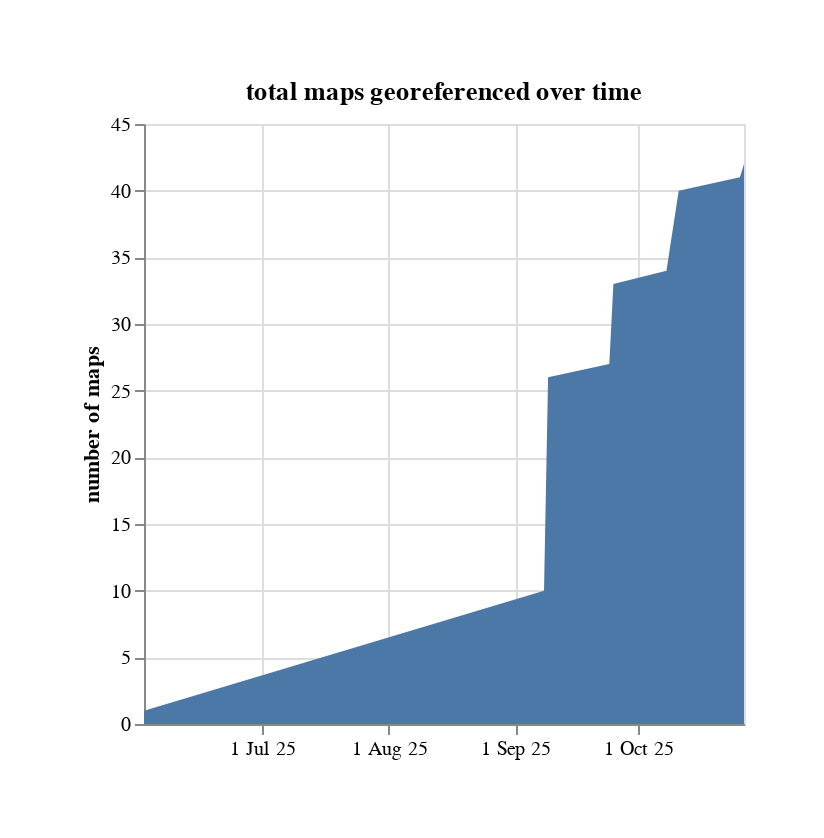

This figure's notebook cell:
### Code cell
alt.Chart(df).transform_timeunit(
    date='yearmonthdate(created)'
).transform_window(
    frame=[None, 0],
    cumulative_count="count()",
    sort=[{"field": "date"}],
).mark_area().encode(
    x=alt.X("date:T").axis(format='%e %b %y').title(None),
    y=alt.Y("cumulative_count:Q").title("number of maps").stack(None)
).properties(width="container", title="total maps georeferenced over time", padding=40)
